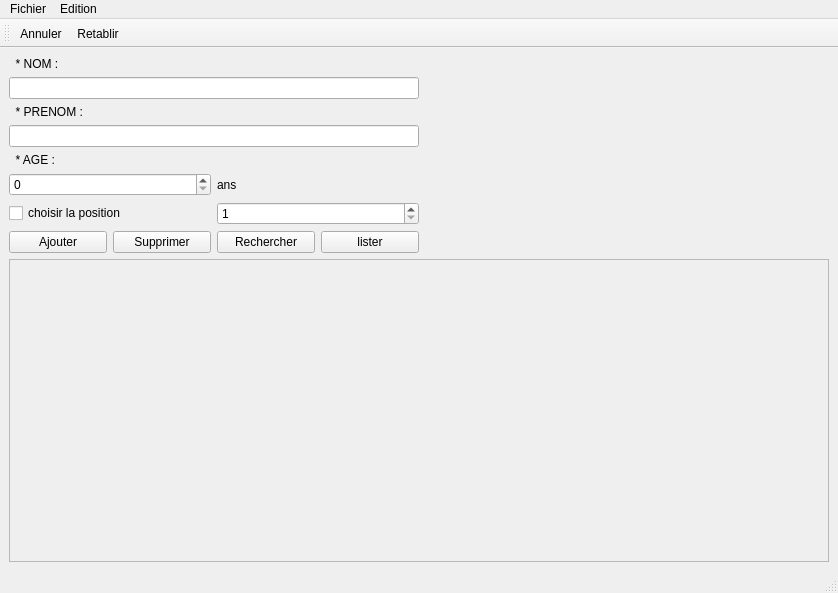
<?xml version="1.0" encoding="UTF-8"?>
<ui version="4.0">
 <class>Inscription</class>
 <widget class="QMainWindow" name="Inscription">
  <property name="geometry">
   <rect>
    <x>0</x>
    <y>0</y>
    <width>838</width>
    <height>593</height>
   </rect>
  </property>
  <property name="windowTitle">
   <string>Inscription</string>
  </property>
  <widget class="QWidget" name="centralwidget">
   <layout class="QVBoxLayout" name="mainVerticalLayout">
    <item>
     <layout class="QHBoxLayout" name="topHorizontalLayout">
      <item>
       <layout class="QVBoxLayout" name="verticalLayout">
        <item>
         <widget class="QLabel" name="label">
          <property name="text">
           <string>  * NOM :</string>
          </property>
         </widget>
        </item>
        <item>
         <widget class="QLineEdit" name="nom"/>
        </item>
        <item>
         <widget class="QLabel" name="label_5">
          <property name="text">
           <string>  * PRENOM :</string>
          </property>
         </widget>
        </item>
        <item>
         <widget class="QLineEdit" name="prenom"/>
        </item>
        <item>
         <widget class="QLabel" name="label_4">
          <property name="text">
           <string>  * AGE :</string>
          </property>
         </widget>
        </item>
        <item>
         <layout class="QHBoxLayout" name="horizontalLayout">
          <item>
           <widget class="QSpinBox" name="age">
            <property name="minimum">
             <number>0</number>
            </property>
            <property name="value">
             <number>0</number>
            </property>
           </widget>
          </item>
          <item>
           <widget class="QLabel" name="label_6">
            <property name="text">
             <string>ans</string>
            </property>
           </widget>
          </item>
         </layout>
        </item>
        <item>
         <layout class="QHBoxLayout" name="horizontalLayout_2">
          <item>
           <widget class="QCheckBox" name="checkBox">
            <property name="text">
             <string>choisir la position</string>
            </property>
            <property name="autoExclusive">
             <bool>false</bool>
            </property>
            <property name="tristate">
             <bool>false</bool>
            </property>
           </widget>
          </item>
          <item>
           <widget class="QSpinBox" name="position">
            <property name="minimum">
             <number>1</number>
            </property>
            <property name="stepType">
             <enum>QAbstractSpinBox::StepType::DefaultStepType</enum>
            </property>
            <property name="value">
             <number>1</number>
            </property>
           </widget>
          </item>
         </layout>
        </item>
        <item>
         <layout class="QHBoxLayout" name="buttonsLayout">
          <item>
           <widget class="QPushButton" name="ajouter">
            <property name="text">
             <string>Ajouter</string>
            </property>
           </widget>
          </item>
          <item>
           <widget class="QPushButton" name="supprimer">
            <property name="text">
             <string>Supprimer</string>
            </property>
           </widget>
          </item>
          <item>
           <widget class="QPushButton" name="rechercher">
            <property name="text">
             <string>Rechercher</string>
            </property>
           </widget>
          </item>
          <item>
           <widget class="QPushButton" name="lister">
            <property name="text">
             <string>lister</string>
            </property>
           </widget>
          </item>
         </layout>
        </item>
       </layout>
      </item>
      <item>
       <spacer name="horizontalSpacer_age">
        <property name="orientation">
         <enum>Qt::Orientation::Horizontal</enum>
        </property>
        <property name="sizeHint" stdset="0">
         <size>
          <width>40</width>
          <height>20</height>
         </size>
        </property>
       </spacer>
      </item>
     </layout>
    </item>
    <item>
     <widget class="QScrollArea" name="scroll">
      <property name="widgetResizable">
       <bool>true</bool>
      </property>
      <widget class="QWidget" name="scrollAreaWidgetContents">
       <property name="geometry">
        <rect>
         <x>0</x>
         <y>0</y>
         <width>818</width>
         <height>281</height>
        </rect>
       </property>
      </widget>
     </widget>
    </item>
   </layout>
  </widget>
  <widget class="QMenuBar" name="menubar">
   <property name="geometry">
    <rect>
     <x>0</x>
     <y>0</y>
     <width>838</width>
     <height>19</height>
    </rect>
   </property>
   <widget class="QMenu" name="menuEdition">
    <property name="title">
     <string>Edition</string>
    </property>
    <addaction name="actionAnnuler"/>
    <addaction name="actionRetablir"/>
   </widget>
   <widget class="QMenu" name="menuFichier">
    <property name="title">
     <string>Fichier</string>
    </property>
    <addaction name="actionEnregistrer"/>
    <addaction name="actionOuvrir"/>
    <addaction name="actionEnregistrer_sous"/>
   </widget>
   <addaction name="menuFichier"/>
   <addaction name="menuEdition"/>
  </widget>
  <widget class="QStatusBar" name="statusbar"/>
  <widget class="QToolBar" name="toolBar">
   <property name="windowTitle">
    <string>toolBar</string>
   </property>
   <attribute name="toolBarArea">
    <enum>TopToolBarArea</enum>
   </attribute>
   <attribute name="toolBarBreak">
    <bool>false</bool>
   </attribute>
   <addaction name="actionAnnuler"/>
   <addaction name="actionRetablir"/>
  </widget>
  <action name="actionAnnuler">
   <property name="icon">
    <iconset theme="QIcon::ThemeIcon::EditUndo"/>
   </property>
   <property name="text">
    <string>Annuler</string>
   </property>
   <property name="shortcut">
    <string>Ctrl+C</string>
   </property>
  </action>
  <action name="actionRetablir">
   <property name="icon">
    <iconset theme="QIcon::ThemeIcon::EditRedo"/>
   </property>
   <property name="text">
    <string>Retablir</string>
   </property>
   <property name="shortcut">
    <string>Ctrl+R</string>
   </property>
  </action>
  <action name="actionEnregistrer">
   <property name="icon">
    <iconset theme="QIcon::ThemeIcon::DocumentSave"/>
   </property>
   <property name="text">
    <string>Enregistrer</string>
   </property>
   <property name="shortcut">
    <string>Ctrl+E</string>
   </property>
  </action>
  <action name="actionOuvrir">
   <property name="icon">
    <iconset theme="QIcon::ThemeIcon::DocumentOpen"/>
   </property>
   <property name="text">
    <string>Ouvrir</string>
   </property>
   <property name="shortcut">
    <string>Ctrl+V</string>
   </property>
  </action>
  <action name="actionEnregistrer_sous">
   <property name="icon">
    <iconset theme="QIcon::ThemeIcon::DocumentSaveAs"/>
   </property>
   <property name="text">
    <string>Enregistrer sous ...</string>
   </property>
   <property name="shortcut">
    <string>Ctrl+Shift+E</string>
   </property>
  </action>
 </widget>
 <resources/>
 <connections/>
</ui>
